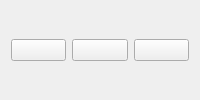
<?xml version="1.0" encoding="UTF-8"?>
<ui version="4.0">
 <class>ResultSelector</class>
 <widget class="QWidget" name="ResultSelector">
  <layout class="QHBoxLayout" name="main_layout">
   <item>
    <widget class="QPushButton" name="btn_white_win"/>
   </item>
   <item>
    <widget class="QPushButton" name="btn_draw"/>
   </item>
   <item>
    <widget class="QPushButton" name="btn_black_win"/>
   </item>
  </layout>
 </widget>
 <resources/>
 <connections/>
</ui>
